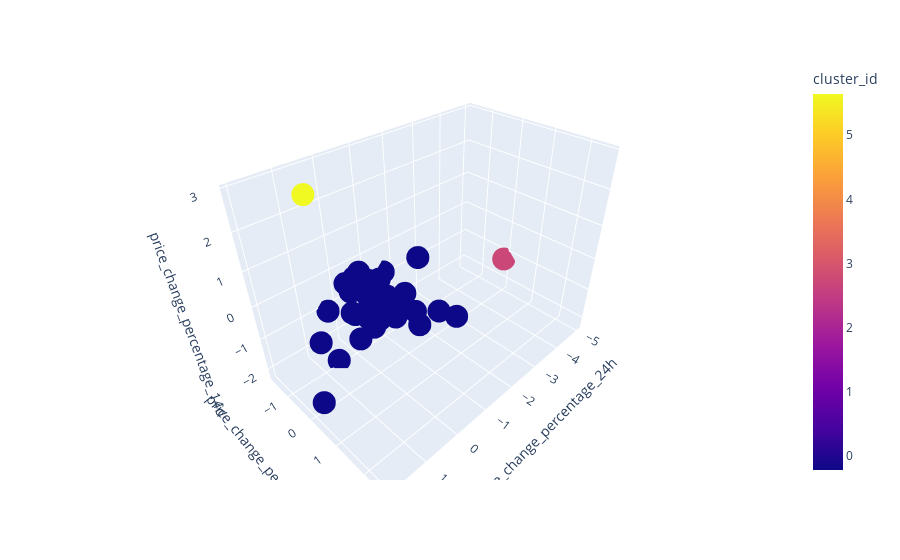

Write notebook code for a chart like this one.
### Code cell
px.scatter_3d(data_frame=scaled_data_df,
             x='price_change_percentage_24h',
             y='price_change_percentage_7d',
             z='price_change_percentage_14d',
             color='cluster_id')

### Figure 1 — Plotly figure (JSON) as saved in the notebook; plotly's stock layout.template omitted (floating-point values rounded to 4 significant figures)
{"data": [{"hovertemplate": "price_change_percentage_24h=%{x}<br>price_change_percentage_7d=%{y}<br>price_change_percentage_14d=%{z}<br>cluster_id=%{marker.color}<extra></extra>", "legendgroup": "", "marker": {"color": [-0.2143, -0.2143, -0.2143, -0.2143, -0.2143, -0.2143, -0.2143, -0.2143, -0.2143, -0.2143, -0.2143, -0.2143, -0.2143, -0.2143, -0.2143, -0.2143, -0.2143, -0.2143, -0.2143, -0.2143, -0.2143, -0.2143, -0.2143, -0.2143, -0.2143, -0.2143, -0.2143, -0.2143, -0.2143, -0.2143, -0.2143, -0.2143, 2.714, -0.2143, -0.2143, -0.2143, 5.643, -0.2143, -0.2143, -0.2143, -0.2143], "coloraxis": "coloraxis", "symbol": "circle"}, "mode": "markers", "name": "", "scene": "scene", "showlegend": false, "type": "scatter3d", "x": [0.5085, 0.1854, 0.02177, -0.04076, 1.193, 0.8919, 0.0114, 0.1025, 0.0775, 0.449, 0.3313, 0.03435, 0.1557, 0.2627, 0.13, -0.1516, -0.9232, -0.2775, -0.256, 0.1809, 0.2865, 0.5155, 0.05176, -0.05203, -0.218, 0.06134, 0.2591, 0.5851, -0.1275, -1.612, -0.2969, -0.07131, -4.981, -0.1252, -1.429, 1.92, 1.046, -0.409, 0.4147, 0.07804, 1.217], "y": [0.4932, 0.9344, -0.7063, -0.8109, 2.001, 1.327, 2.572, 1.508, 0.3343, -0.1907, -1.615, -0.733, -0.9225, 1.793, -0.04102, 0.7082, -1.437, -0.3852, 1.84, -0.7049, -0.3263, 0.4618, -0.9284, -0.4572, -0.8494, -0.7067, 0.2495, -0.9942, 0.9291, -1.682, 0.09476, -0.2295, -0.04518, 0.5807, -0.02551, 0.3704, -0.6183, -0.907, 0.414, -0.6877, -0.6077], "z": [0.7722, 0.5587, -0.02168, 0.2495, 1.761, 0.8002, 1.102, 0.6489, 0.8585, -0.248, -1.055, -0.02314, 0.115, 2.203, 0.1472, 0.258, -0.63, -0.1532, 0.6436, -0.001816, -1.213, 0.77, -0.8719, 0.03252, 0.2976, -0.01532, -0.479, -2.217, 0.6775, -0.8169, 0.04004, -0.1755, -1.207, -0.2024, -1.629, -1.62, 2.907, -1.299, -0.04739, -0.009191, -0.9071]}], "layout": {"coloraxis": {"colorbar": {"title": {"text": "cluster_id"}}, "colorscale": [[0, "#0d0887"], [0.1111, "#46039f"], [0.2222, "#7201a8"], [0.3333, "#9c179e"], [0.4444, "#bd3786"], [0.5556, "#d8576b"], [0.6667, "#ed7953"], [0.7778, "#fb9f3a"], [0.8889, "#fdca26"], [1, "#f0f921"]]}, "legend": {"tracegroupgap": 0}, "margin": {"t": 60}, "scene": {"domain": {"x": [0, 1], "y": [0, 1]}, "xaxis": {"title": {"text": "price_change_percentage_24h"}}, "yaxis": {"title": {"text": "price_change_percentage_7d"}}, "zaxis": {"title": {"text": "price_change_percentage_14d"}}}}}
